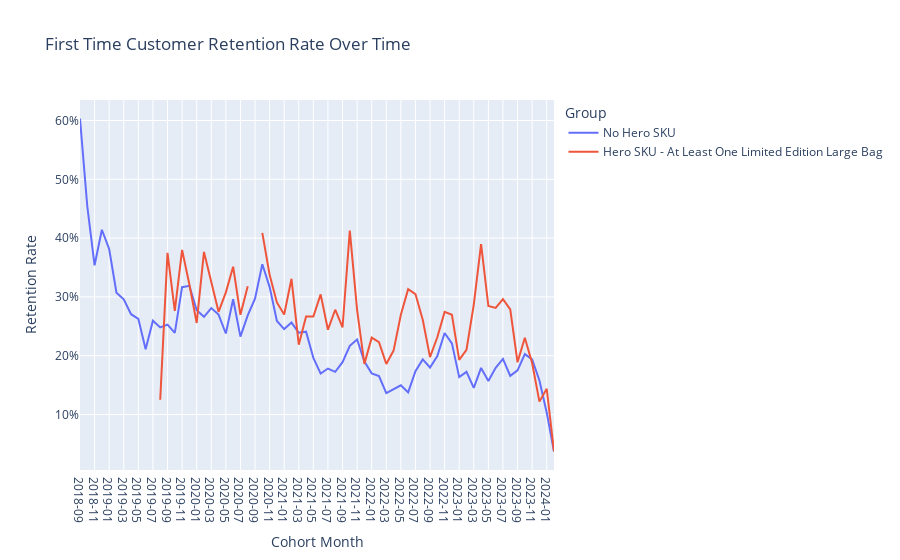

Notebook code cell kept with this figure:
### Markdown cell above
#### Plot observed retention rate by cohort over time

### Code cell
# Create the Plotly Express line plot
fig = px.line(retention_rate_by_cohort_df.sort_values('Cohort',ascending=True), x='Cohort', y='Retention Rate', color='Group', title='First Time Customer Retention Rate Over Time')

fig.update_xaxes(type='category',title_text='Cohort Month')

# Update y-axis to display as percentage
fig.update_layout(yaxis_tickformat = '.0%')

fig.show()

### Figure 1 — Plotly figure (JSON) as saved in the notebook; plotly's stock layout.template omitted (floating-point values rounded to 4 significant figures)
{"data": [{"hovertemplate": "Group=No Hero SKU<br>Cohort=%{x}<br>Retention Rate=%{y}<extra></extra>", "legendgroup": "No Hero SKU", "line": {"color": "#636efa", "dash": "solid"}, "mode": "lines", "name": "No Hero SKU", "orientation": "v", "showlegend": true, "type": "scatter", "x": ["2018-09", "2018-10", "2018-11", "2018-12", "2019-01", "2019-02", "2019-03", "2019-04", "2019-05", "2019-06", "2019-07", "2019-08", "2019-09", "2019-10", "2019-11", "2019-12", "2020-01", "2020-02", "2020-03", "2020-04", "2020-05", "2020-06", "2020-07", "2020-08", "2020-09", "2020-10", "2020-11", "2020-12", "2021-01", "2021-02", "2021-03", "2021-04", "2021-05", "2021-06", "2021-07", "2021-08", "2021-09", "2021-10", "2021-11", "2021-12", "2022-01", "2022-02", "2022-03", "2022-04", "2022-05", "2022-06", "2022-07", "2022-08", "2022-09", "2022-10", "2022-11", "2022-12", "2023-01", "2023-02", "2023-03", "2023-04", "2023-05", "2023-06", "2023-07", "2023-08", "2023-09", "2023-10", "2023-11", "2023-12", "2024-01", "2024-02"], "xaxis": "x", "y": [0.6034, 0.4542, 0.3538, 0.4142, 0.3814, 0.3073, 0.2959, 0.2706, 0.2628, 0.2111, 0.2596, 0.2481, 0.2529, 0.2389, 0.3165, 0.3189, 0.2773, 0.2662, 0.281, 0.2699, 0.2378, 0.2961, 0.2324, 0.2687, 0.2971, 0.3555, 0.3172, 0.259, 0.2453, 0.2564, 0.2391, 0.2409, 0.1963, 0.1696, 0.1782, 0.1726, 0.189, 0.2168, 0.2278, 0.1899, 0.1699, 0.1654, 0.1362, 0.1423, 0.1496, 0.1376, 0.1736, 0.1937, 0.1799, 0.1993, 0.2387, 0.221, 0.1636, 0.1726, 0.1453, 0.1792, 0.1571, 0.1794, 0.1947, 0.1657, 0.175, 0.2027, 0.1937, 0.1578, 0.1035, 0.03712], "yaxis": "y"}, {"hovertemplate": "Group=Hero SKU - At Least One Limited Edition Large Bag<br>Cohort=%{x}<br>Retention Rate=%{y}<extra></extra>", "legendgroup": "Hero SKU - At Least One Limited Edition Large Bag", "line": {"color": "#EF553B", "dash": "solid"}, "mode": "lines", "name": "Hero SKU - At Least One Limited Edition Large Bag", "orientation": "v", "showlegend": true, "type": "scatter", "x": ["2018-09", "2018-10", "2018-11", "2018-12", "2019-01", "2019-02", "2019-03", "2019-04", "2019-05", "2019-06", "2019-07", "2019-08", "2019-09", "2019-10", "2019-11", "2019-12", "2020-01", "2020-02", "2020-03", "2020-04", "2020-05", "2020-06", "2020-07", "2020-08", "2020-09", "2020-10", "2020-11", "2020-12", "2021-01", "2021-02", "2021-03", "2021-04", "2021-05", "2021-06", "2021-07", "2021-08", "2021-09", "2021-10", "2021-11", "2021-12", "2022-01", "2022-02", "2022-03", "2022-04", "2022-05", "2022-06", "2022-07", "2022-08", "2022-09", "2022-10", "2022-11", "2022-12", "2023-01", "2023-02", "2023-03", "2023-04", "2023-05", "2023-06", "2023-07", "2023-08", "2023-09", "2023-10", "2023-11", "2023-12", "2024-01", "2024-02"], "xaxis": "x", "y": [null, null, null, null, null, null, null, null, null, null, null, 0.125, 0.375, 0.2762, 0.3798, 0.3211, 0.2557, 0.3765, 0.3252, 0.2746, 0.3077, 0.3514, 0.2696, 0.318, null, 0.4089, 0.3377, 0.2907, 0.2701, 0.3308, 0.2188, 0.2667, 0.2667, 0.3043, 0.2443, 0.2782, 0.248, 0.4128, 0.2776, 0.1861, 0.2308, 0.2229, 0.1861, 0.2087, 0.2695, 0.3131, 0.3049, 0.2611, 0.1975, 0.2314, 0.2746, 0.2696, 0.1928, 0.2102, 0.287, 0.3898, 0.2845, 0.2812, 0.2963, 0.2789, 0.1888, 0.2305, 0.1877, 0.122, 0.1438, 0.0375], "yaxis": "y"}], "layout": {"legend": {"title": {"text": "Group"}, "tracegroupgap": 0}, "title": {"text": "First Time Customer Retention Rate Over Time"}, "xaxis": {"anchor": "y", "domain": [0, 1], "title": {"text": "Cohort Month"}, "type": "category"}, "yaxis": {"anchor": "x", "domain": [0, 1], "tickformat": ".0%", "title": {"text": "Retention Rate"}}}}
